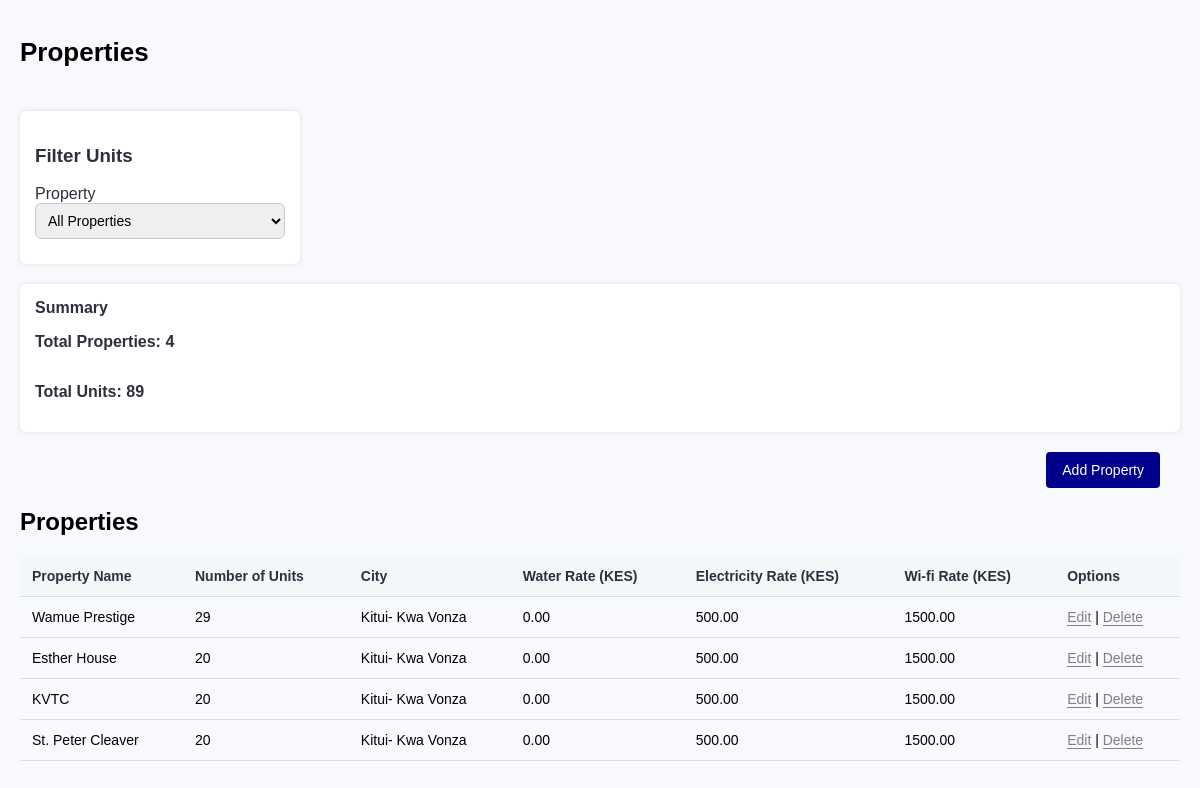
The page /Admin/Properties.php (signed in) on the database its author committed.
### tables this page shows
CREATE TABLE `properties` (
  `id` int(11) NOT NULL,
  `property` varchar(255) NOT NULL,
  `numberofunits` int(11) NOT NULL,
  `city` varchar(255) NOT NULL,
  `water` decimal(10,2) NOT NULL,
  `electricity` decimal(10,2) NOT NULL,
  `mpesa` bigint(20) NOT NULL
);

CREATE TABLE `billing` (
  `id` int(11) NOT NULL,
  `property` varchar(255) NOT NULL,
  `wifi` decimal(10,2) NOT NULL,
  `water` decimal(10,2) NOT NULL,
  `electricity` decimal(10,2) NOT NULL
);

### Admin/Properties.php (the view, shortened to what this page needs)
<!DOCTYPE html>
<html lang="en">
<head>
    <link rel="stylesheet" href="styles.css">
</head>
<body>
<?php include 'auth_admin.php';
$conn = new mysqli("localhost", "root", "", "Demo1");
$filter = isset($_GET['filter']) ? $_GET['filter'] : '';
$sql = "SELECT p.*, b.wifi, b.water, b.electricity FROM properties p LEFT JOIN billing b ON p.property = b.property";
if ($filter && $filter !== 'All') {
    $stmt = $conn->prepare($sql . " WHERE p.property = ?");
    $stmt->bind_param("s", $filter);
    $stmt->execute();
    $result = $stmt->get_result();
} else {
    $result = $conn->query($sql);
}
$totalUnits = 0;
while ($row = $result->fetch_assoc()) {
    $totalUnits += $row['numberofunits'];
}
$result->data_seek(0);
?>
    <div class="container">
        <header>
            <h1 class="title">Properties</h1>
        </header>
        <div class="filters">
            <h3>Filter Units</h3>
            <form method="get">
                <label for="property">Property</label>
                <select name="filter" onchange="this.form.submit()">
                    <option value="All">All Properties</option>
                </select>
            </form>
        </div>
        <section class="summary">
            <h2>Summary</h2>
            <p>Total Properties: <?php echo $result->num_rows; ?></p>
            <p>Total Units: <?php echo $totalUnits; ?></p>
        </section>
        <div class="buttons">
            <button class="add-button" onclick="openModal()">Add Property</button>
        </div>
        <section class="properties">
            <h2>Properties</h2>
            <table>
                <thead>
                    <tr>
                        <th>Property Name</th>
                        <th>Number of Units</th>
                        <th>City</th>
                        <th>Water Rate (KES)</th>
                        <th>Electricity Rate (KES)</th>
                        <th>Wi-fi Rate (KES)</th>
                        <th>Options</th>
                    </tr>
                </thead>
                <tbody>
                    <?php while($row = $result->fetch_assoc()): ?>
                    <tr>
                        <td><?php echo $row['property']; ?></td>
                        <td><?php echo $row['numberofunits']; ?></td>
                        <td><?php echo $row['city']; ?></td>
                        <td><?php echo $row['water']; ?></td>
                        <td><?php echo $row['electricity']; ?></td>
                        <td><?php echo $row['wifi']; ?></td>
                        <td>
                            <span class="action-link" onclick="openEditModal(<?php echo htmlspecialchars(json_encode($row)); ?>)">Edit</span>
                            |
                            <span class="action-link" onclick="deleteProperty(<?php echo $row['id']; ?>)">Delete</span>
                        </td>
                    </tr>
                    <?php endwhile; ?>
                </tbody>
            </table>
        </section>
    </div>
</body>
</html>

### Admin/styles.css (style rules this page uses)
body { font-family: "Inter", sans-serif; background-color: #f8f9fc; margin: 0; padding: 0; display: flex; }
.filters { background: white; padding: 15px; border-radius: 6px; box-shadow: 0px 0px 5px rgba(0, 0, 0, 0.1); width: 250px; margin-right: 20px; color: #2d2f3e; margin-bottom: 25px; }
.filters select, .filters input { width: 100%; padding: 8px; margin-bottom: 10px; border: 1px solid #ccc; border-radius: 6px; font-size: 14px; }
.container { flex: 1; padding: 20px; }
header { display: flex; align-items: center; justify-content: space-between; padding-bottom: 5px; font-size: 13px; font-weight: 400; }
.summary { background: white; padding: 15px; border-radius: 6px; display: flex; flex-direction: column; align-items: flex-start; font-size: 16px; font-weight: 600; color: #2d2f3e; margin-bottom: 20px; box-shadow: 0px 0px 5px rgba(0, 0, 0, 0.1); margin-top: 25px; }
.summary h2 { margin: 0; font-size: 16px; font-weight: 600; }
table { width: 100%; border-collapse: collapse; font-size: 14px; }
th, td { border-bottom: 1px solid #ddd; padding: 12px; text-align: left; }
th { background: #f3f7fa; font-weight: 600; color: #2d2f3e; }
.add-button { position: relative; display: block; margin-top: 20px; margin-left: auto; margin-right: 20px; margin-bottom: 10px; background: #001f91; color: white; border: none; padding: 10px 15px; cursor: pointer; border-radius: 10px; font-size: 14px; z-index: 1000; }
body { font-family: Arial, sans-serif; margin: 0; padding: 0; }
.container { padding: 20px; }
header { display: flex; justify-content: space-between; align-items: center; }
.filters, .summary { margin: 20px 0; }
.add-button { background: darkblue; color: white; padding: 10px 16px; border: none; margin-bottom: 20px; cursor: pointer; border-radius: 4px; }

### Admin/Properties.php (style rules this page uses)
.action-link { color: grey; text-decoration: none; border-bottom: 1px solid grey; cursor: pointer; }

### rows shown on the page
properties: property "Wamue Prestige", numberofunits "29", city "Kitui- Kwa Vonza", billing.water "0.00", billing.electricity "500.00", billing.wifi "1500.00"
properties: property "Esther House", numberofunits "20", city "Kitui- Kwa Vonza", billing.water "0.00", billing.electricity "500.00", billing.wifi "1500.00"
properties: property "KVTC", numberofunits "20", city "Kitui- Kwa Vonza", billing.water "0.00", billing.electricity "500.00", billing.wifi "1500.00"
properties: property "St. Peter Cleaver", numberofunits "20", city "Kitui- Kwa Vonza", billing.water "0.00", billing.electricity "500.00", billing.wifi "1500.00"

### other values the page prints
$result->num_rows "4"
$totalUnits "89"
